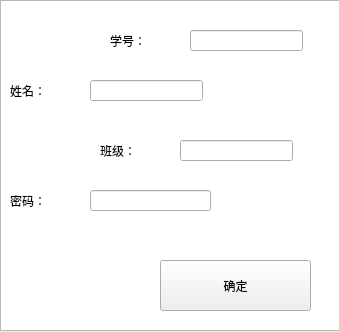
<?xml version="1.0" encoding="UTF-8"?>
<ui version="4.0">
 <class>signup</class>
 <widget class="QWidget" name="signup">
  <property name="geometry">
   <rect>
    <x>0</x>
    <y>0</y>
    <width>339</width>
    <height>332</height>
   </rect>
  </property>
  <property name="windowTitle">
   <string>Form</string>
  </property>
  <property name="styleSheet">
   <string notr="true">background-image: url(:/9 (11).jpg);</string>
  </property>
  <widget class="QLabel" name="label">
   <property name="geometry">
    <rect>
     <x>10</x>
     <y>80</y>
     <width>71</width>
     <height>21</height>
    </rect>
   </property>
   <property name="styleSheet">
    <string notr="true">font: 75 italic 12pt &quot;黑体&quot;;</string>
   </property>
   <property name="text">
    <string>姓名：</string>
   </property>
  </widget>
  <widget class="QLineEdit" name="lineEdit">
   <property name="geometry">
    <rect>
     <x>90</x>
     <y>80</y>
     <width>113</width>
     <height>21</height>
    </rect>
   </property>
  </widget>
  <widget class="QPushButton" name="pushButton">
   <property name="geometry">
    <rect>
     <x>160</x>
     <y>260</y>
     <width>151</width>
     <height>51</height>
    </rect>
   </property>
   <property name="styleSheet">
    <string notr="true">font: 75 italic 12pt &quot;黑体&quot;;</string>
   </property>
   <property name="text">
    <string>确定</string>
   </property>
  </widget>
  <widget class="QLabel" name="label_2">
   <property name="geometry">
    <rect>
     <x>100</x>
     <y>140</y>
     <width>71</width>
     <height>21</height>
    </rect>
   </property>
   <property name="styleSheet">
    <string notr="true">font: 75 italic 12pt &quot;黑体&quot;;</string>
   </property>
   <property name="text">
    <string>班级：</string>
   </property>
  </widget>
  <widget class="QLineEdit" name="lineEdit_2">
   <property name="geometry">
    <rect>
     <x>180</x>
     <y>140</y>
     <width>113</width>
     <height>21</height>
    </rect>
   </property>
  </widget>
  <widget class="QLabel" name="label_3">
   <property name="geometry">
    <rect>
     <x>110</x>
     <y>30</y>
     <width>71</width>
     <height>21</height>
    </rect>
   </property>
   <property name="styleSheet">
    <string notr="true">font: 75 italic 12pt &quot;黑体&quot;;</string>
   </property>
   <property name="text">
    <string>学号：</string>
   </property>
  </widget>
  <widget class="QLineEdit" name="lineEdit_3">
   <property name="geometry">
    <rect>
     <x>190</x>
     <y>30</y>
     <width>113</width>
     <height>21</height>
    </rect>
   </property>
  </widget>
  <widget class="QLabel" name="label_4">
   <property name="geometry">
    <rect>
     <x>10</x>
     <y>190</y>
     <width>71</width>
     <height>21</height>
    </rect>
   </property>
   <property name="styleSheet">
    <string notr="true">font: 75 italic 12pt &quot;黑体&quot;;</string>
   </property>
   <property name="text">
    <string>密码：</string>
   </property>
  </widget>
  <widget class="QLineEdit" name="lineEdit_4">
   <property name="geometry">
    <rect>
     <x>90</x>
     <y>190</y>
     <width>121</width>
     <height>21</height>
    </rect>
   </property>
  </widget>
  <widget class="QTextBrowser" name="textBrowser">
   <property name="geometry">
    <rect>
     <x>0</x>
     <y>0</y>
     <width>341</width>
     <height>331</height>
    </rect>
   </property>
   <property name="styleSheet">
    <string notr="true">background-image: url(:/9 (11).jpg);</string>
   </property>
  </widget>
  <zorder>textBrowser</zorder>
  <zorder>pushButton</zorder>
  <zorder>label_3</zorder>
  <zorder>label_4</zorder>
  <zorder>lineEdit_3</zorder>
  <zorder>lineEdit</zorder>
  <zorder>lineEdit_2</zorder>
  <zorder>label</zorder>
  <zorder>label_2</zorder>
  <zorder>lineEdit_4</zorder>
 </widget>
 <resources/>
 <connections/>
</ui>
